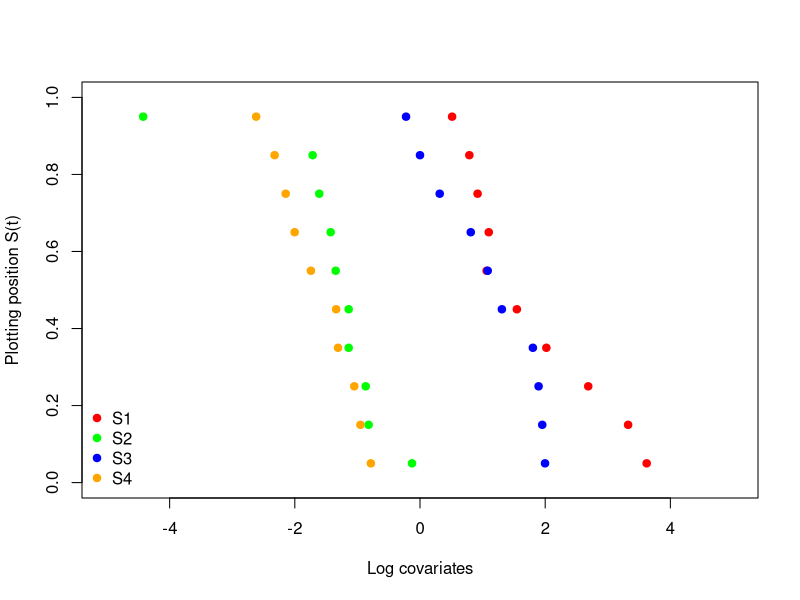
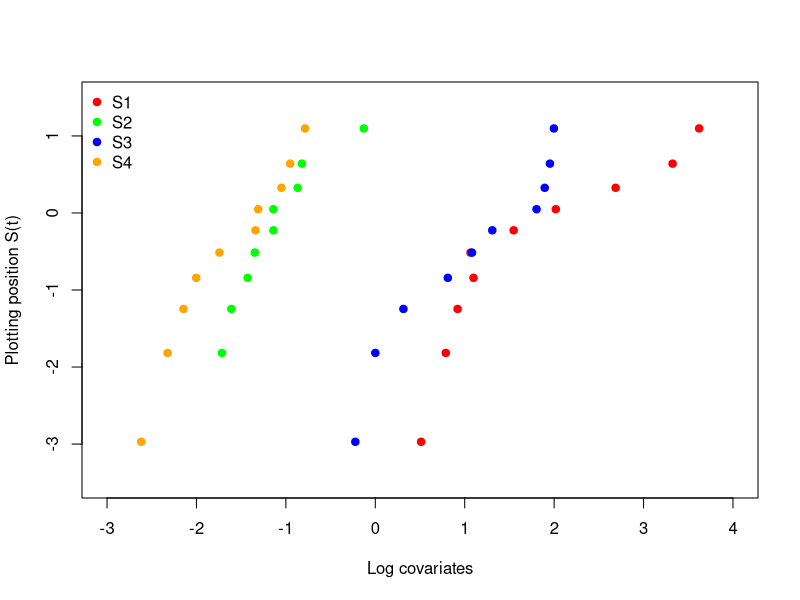

R code for these plots, in order:
## ---- chunk 1
library("survival")
## ---- chunk 2
stress <- read.csv("stress.csv", header=T, sep =";")
attach(stress)
head(stress)
## ---- chunk 3
n <- length(S1)
j<- seq(1,length(S1))
p <- (j-0.5)/n
p <- 1 - p

## ---- chunk 4
### Plotting the data

plot(log(S1),p,col="red", pch = 19 , ylab= "Plotting position S(t)", xlab="Log covariates",xlim=c(-5,5),ylim=c(0,1))
points(log(S2),p,col="green", pch = 19)
points(log(S3),p,col="blue", pch = 19)
points(log(S4),p,col="orange", pch = 19)
legend("bottomleft", legend=c("S1", "S2", "S3", "S4"), col = c("red","green","blue","orange"), pch = 19, bty = "n")
## ---- chunk 5

SD1 <- sd(log(S1))
SD2 <- sd(log(S2))
SD3 <- sd(log(S3))
SD4 <- sd(log(S4))

cbind(SD1, SD2, SD3, SD4)

## ---- chunk 6

ploglog <- log(-log(p))

plot(log(S1),ploglog,col="red", pch = 19 , ylab= "Plotting position S(t)", xlab="Log covariates",xlim=c(-3,4),ylim=c(-3.5,1.5))
points(log(S2),ploglog,col="green", pch = 19)
points(log(S3),ploglog,col="blue", pch = 19)
points(log(S4),ploglog,col="orange", pch = 19)
legend("topleft", legend=c("S1", "S2", "S3", "S4"), col = c("red","green","blue","orange"), pch = 19, bty = "n")

## ---- chunk 7
stress <- read.csv("stress_col.csv", header=T, sep =",")
attach(stress)
head(stress)
## ---- chunk 8
km.model <- survfit(Surv(time,rep(1,length(time)))~ as.factor(level))
km.model
